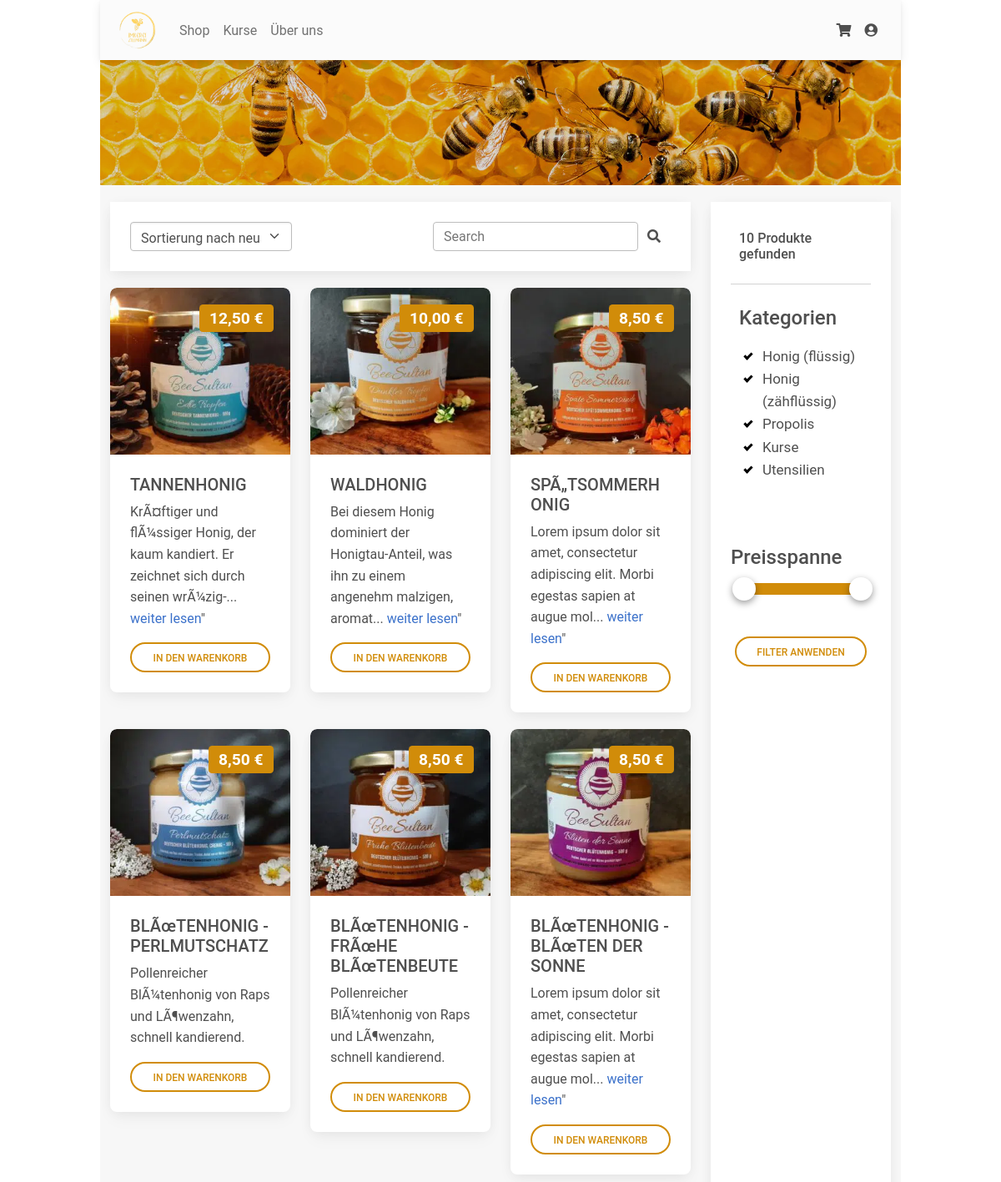
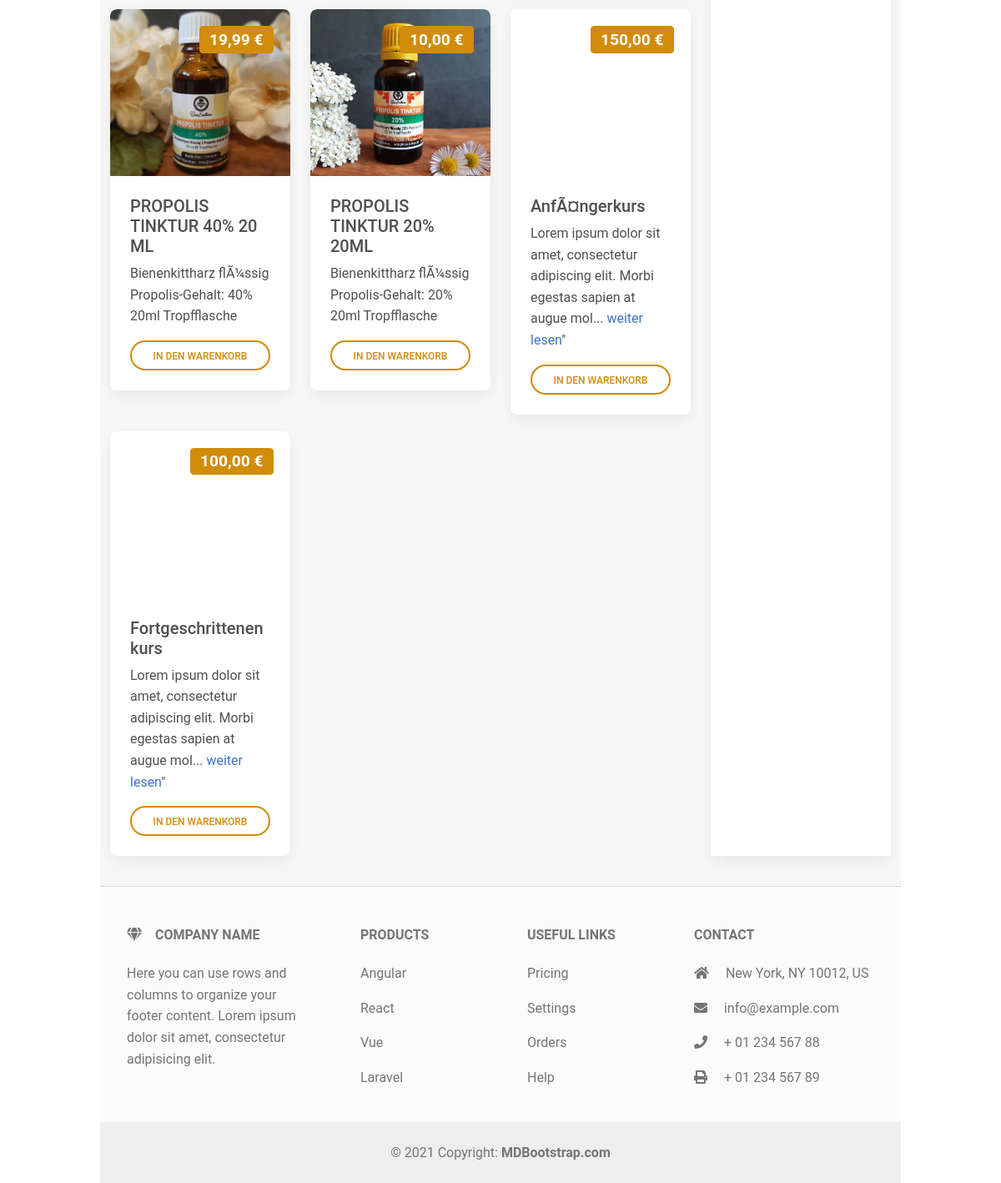
The page /shop on the database as committed earlier (2 pictures, top to bottom).
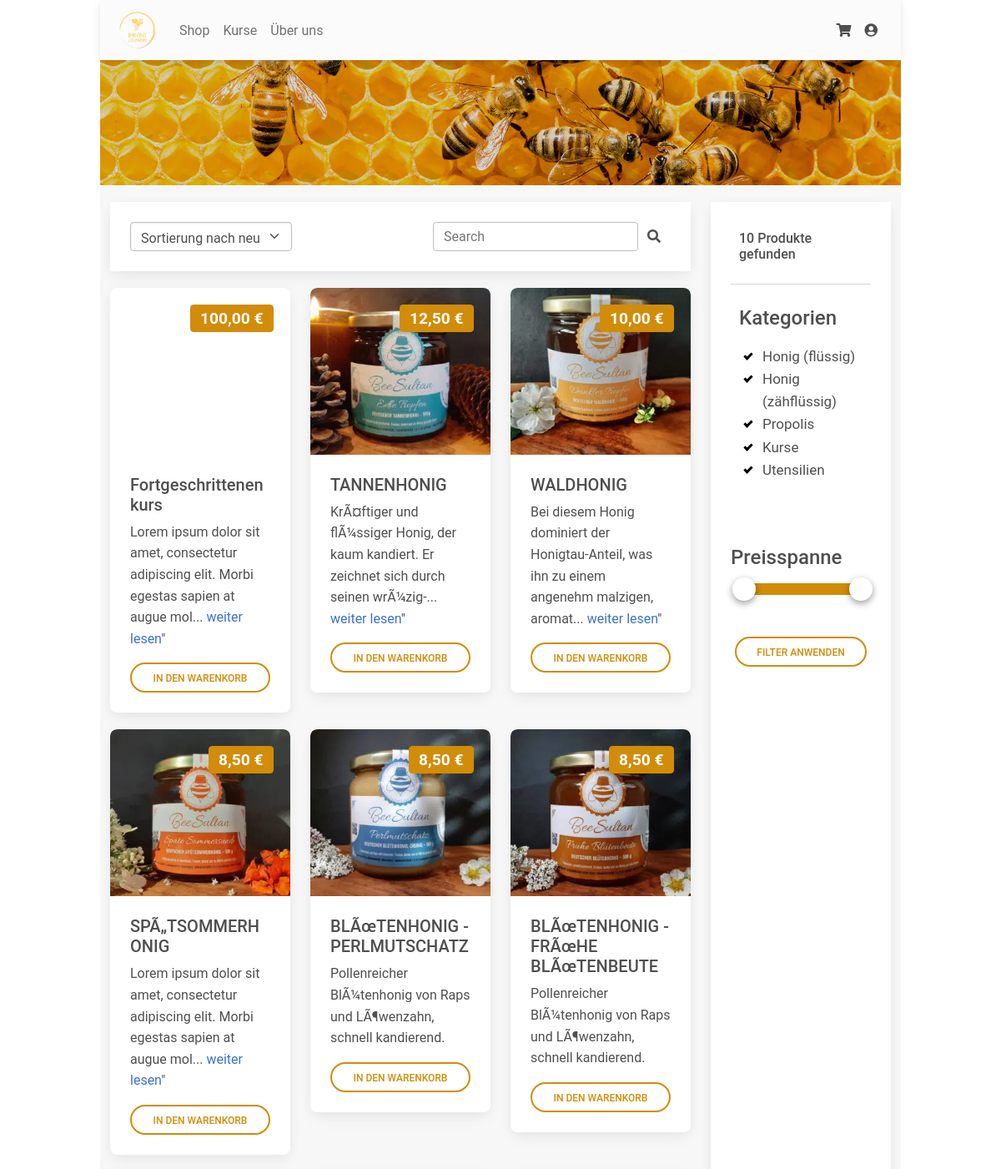
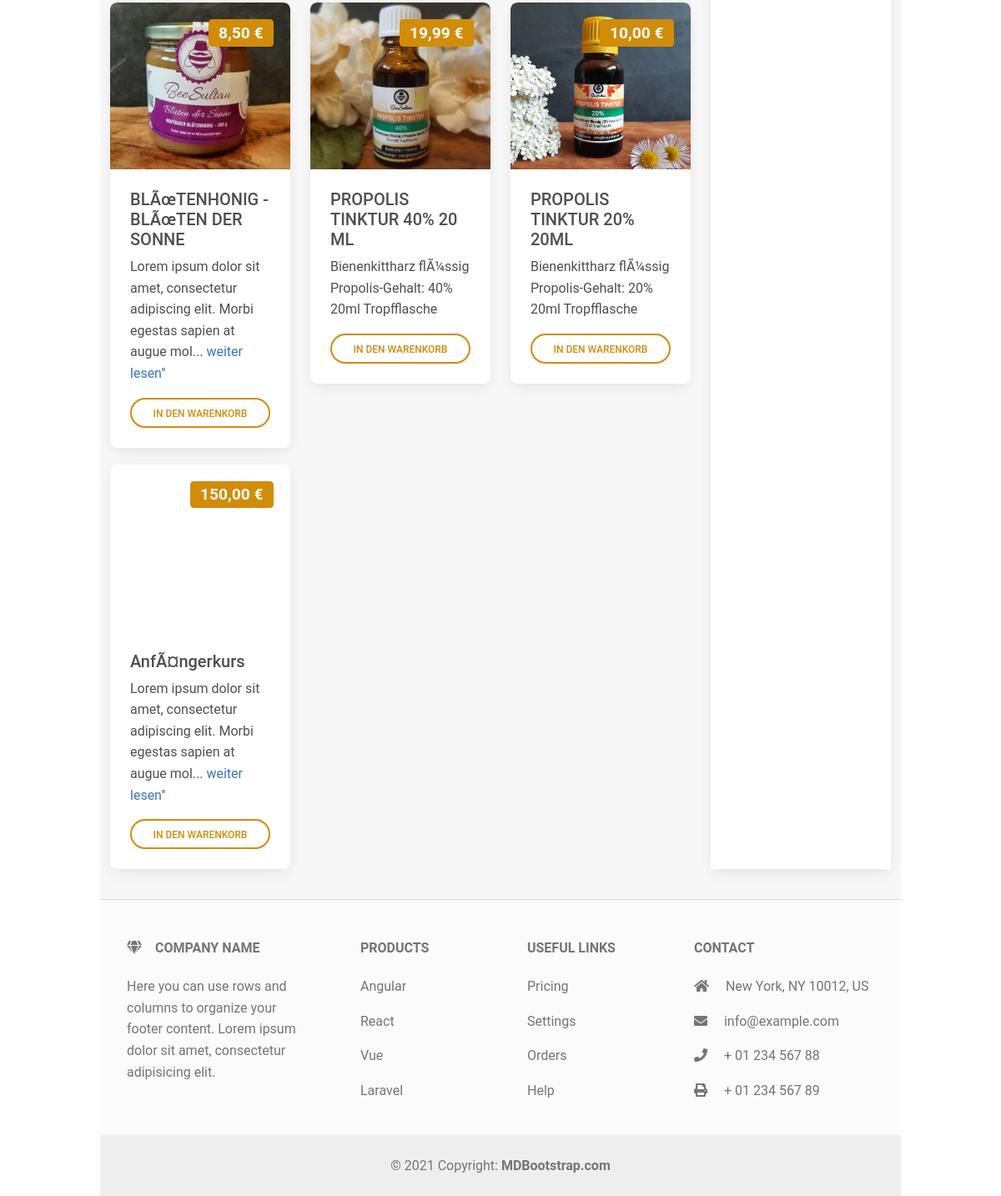
The same page on the database as committed later (2 pictures, top to bottom).
### tables this page shows
CREATE TABLE product (
          product_id INTEGER PRIMARY KEY,
          name VARCHAR(255),
          description VARCHAR(255),
          product_category_id INTEGER,
          quantity_g INTEGER,
          price REAL,
          amount_in_stock INTEGER,
          creation_timestamp TIMESTAMP NOT NULL DEFAULT CURRENT_TIMESTAMP,
          FOREIGN KEY(product_category_id) REFERENCES product_category(product_category_id)
        );

CREATE TABLE product_category (
          product_category_id INTEGER PRIMARY KEY,
          description VARCHAR(255)
        );

### app.py (the view)
@app.route('/shop')
def shop():
    order = request.args.get('orderBy', default="newest", type=str)  # newest, oldest, price_asc, price_desc
    search = request.args.get('search', default="", type=str)
    selected_categories = request.args.get('categories', default="", type=str)
    price = request.args.get('price', default="", type=str)
    highest_price = get_highest_product_price()
    min_value = 0
    max_value = highest_price
    if price != "":
        prices = price.split("+")
        min_value = int(prices[0])
        max_value = int(prices[1])
    silder_price_data = {
        "highest_price": highest_price,
        "min_value": min_value,
        "max_value": max_value,
        "min_value_percent": round(min_value / highest_price * 100),
        "max_value_percent": round(max_value / highest_price * 100)
    }
    products = get_products_filtered(order, min_value, max_value, selected_categories, search)
    categories = get_all_product_categories()
    return render_template("shop.html", products=products, categories=categories, orderBy=order,
                           search=search, selected_categories=selected_categories, silder_price_data=silder_price_data)

### database/_product.py (called while the page is built)
def get_highest_product_price():
    cur.execute("""
        SELECT MAX(price)
        From product;
    """)
    import math
    try:
        return math.ceil([row for row in cur][0][0])
    except:
        return 100

### database/_product_category.py (called while the page is built)
def get_all_product_categories() -> list:
    cur.execute("SELECT * FROM product_category")
    product_category_list = []
    for row in cur:
        product_category_list.append(dict(zip([c[0] for c in cur.description], row)))
    return product_category_list

### templates/shop.html (shortened to what this page needs)
{% extends "layout.html" %}
{% block body %}
<div style="margin: 0px">
    <div class="container">
        <div class="row">
            <div class="col-md">
                <div class="card" style="margin-bottom: 20px; margin-top: 20px; border-radius: 0">
                    <div class="card-body">
                        <div class="d-flex justify-content-between">
                            <select class="form-select" id="selectOrderBy" onchange="onOrderChange()" style="width: 30%; height: 35px">
                                <option value="newest" selected>Sortierung nach neuste</option>
                            </select>
                            <form class="d-flex input-group w-auto">
                                <input
                                    id="textbox_search"
                                    type="search"
                                    class="form-control rounded"
                                    placeholder="Search"
                                    aria-label="Search"
                                    aria-describedby="search-addon"
                                    />
                                <span class="input-group-text border-0" id="search-addon">
                                <i class="fas fa-search"
                                   onclick="onSearch()">
                                </i>
                                </span>
                            </form>
                        </div>
                    </div>
                </div>
                <div class="row">
                    {% for p in products %}
                    <div class="col-xl-4 col-md-6">
                        <div class="card" style="margin-bottom: 20px; min-height: 430px">
                            <div class="bg-image hover-overlay ripple" data-mdb-ripple-color="light">
                                <div class='p-5 text-center bg-image' style="background-image: url('./static/img/{{ p["product_id"] }}.webp'); height: 200px"/>
                                <div style='position:absolute; top: 0; right: 0; margin: 20px'>
                                    <span id="price_badge_{{ p['product_id'] }}" class='badge' style='background-color: #d18c09; float: right; font-size:larger'></span>
                                </div>
                            </div>
                        </div>
                        <div class="card-body">
                            <h5 class="card-title">{{ p["name"] }}</h5>
                            <p class="card-text">
                                {% if p["description"]|length > 90 %}
                                {{ p["description"][:90] }}... <a href="">weiter lesen</a>"
                                {% else %}
                                {{ p["description"] }}
                                {% endif %}
                            </p>
                            <a class='btn btn-outline-primary btn-rounded '
                               onclick="addProductToCart({{ p['product_id'] }}, 1)"
                               style='display: block; border-color: #d18c09; color: #d18c09'>
                                In den Warenkorb
                            </a>
                        </div>
                    </div>
                </div>
                {% endfor %}
        <div class="col-lg-3">
            <div style="height: 100%; padding-bottom: 20px; padding-top: 20px">
                <div class="card" style="height: 100%; border-radius: 0">
                    <div class="card-body">
                        <h6 style="padding: 10px">{{ products|length }} Produkte gefunden</h6>
                        <hr/>
                        <h4 style="padding: 10px">Kategorien</h4>
                        <div style="padding-left: 10px; padding-right: 10px">
                            {% for cat in categories %}
                                <label class="checkbox-container">
                                    {{ cat["description"] }}
                                    <span class="checkmark"></span>
                                </label>
                            {% endfor %}
                        </div>
                        <br/>
                        <br/>
                        {% include 'multislider.html' %}
                        <div style="padding-left: 5px; padding-right: 5px">
                            <a class='btn btn-outline-primary btn-rounded '
                               onclick="applyFilters()"
                               style='display: block; border-color: #d18c09; color: #d18c09; margin-top: 50px'>
                                Filter anwenden
                            </a>
                        </div>
                    </div>
                </div>
            </div>
        </div>
{% endblock %}

### templates/layout.html (shortened to what this page needs)
<!DOCTYPE html>
<html lang="en">
  <head>
    <link rel="stylesheet" href="https://use.fontawesome.com/releases/v5.4.1/css/all.css">
    <link rel="stylesheet" href="{{ url_for('static', filename='mdb5-free-standard/css/mdb.min.css' )}}">
    <link rel="stylesheet" href="{{ url_for('static', filename='mdb5-free-standard/css/checkbox.css' )}}">
    <link rel="stylesheet" href="{{ url_for('static', filename='mdb5-free-standard/css/multirange.css' )}}">
    <link rel="stylesheet" href="{{ url_for('static', filename='mdb5-free-standard/css/stepper.css' )}}">
    <link rel="stylesheet" href="{{ url_for('static', filename='mdb5-free-standard/css/styles.css' )}}">
    <link rel="stylesheet" href="{{ url_for('static', filename='simple-notify/simple-notify.min.css' )}}">
  </head>
  <body>
    <div class="main-page-padding page-background" style="height: 100%">
      {% include 'nav.html' %}
      {% block body %}{% endblock %}
      {% include 'footer.html' %}
  </body>
</html>

### templates/nav.html (shortened to what this page needs)
<nav class="navbar navbar-expand-lg navbar-light sticky-top bg-light" style="background-color: #e8cc2a">
  <div class="container-fluid">
    <div class="collapse navbar-collapse" id="navbarSupportedContent">
      <a class="navbar-brand mt-2 mt-lg-0" href="#">
        <img
          src="{{ url_for('static', filename='img/logo_transparent.png' )}}"
          height="45"
          alt="Imkerei Zillmann Logo"
          style="margin-left: 10px"
          loading="lazy"/>
      </a>
      <ul class="navbar-nav me-auto mb-2 mb-lg-0">
        <li class="nav-item">
          <a class="nav-link" href="/">Shop</a>
        </li>
        <li class="nav-item">
          <a class="nav-link" href="#">Kurse</a>
        </li>
        <li class="nav-item">
          <a class="nav-link" href="/about">Über uns</a>
        </li>
      </ul>
    </div>
    <div class="d-flex align-items-center">
      <a class="text-reset me-3" href="/cart">
        <i class="fas fa-shopping-cart"></i>
      </a>
      <div class="dropdown">
        <a
          class="text-reset me-3 dropdown-toggle hidden-arrow"
          href="#"
          id="navbarDropdownMenuLink"
          role="button"
          data-mdb-toggle="dropdown"
          aria-expanded="false">
          <i class="fas fa-user-circle"></i>
        </a>
      </div>
    </div>
  </div>
</nav>
<div class="p-5 text-center bg-image" style="background-image: url('./static/img/main_title_image.webp'); height: 150px">
    <div class="mask" style="background-color: rgba(0, 0, 0, 0.15);">
        <div class="d-flex justify-content-center align-items-center h-100">
        </div>
    </div>
</div>

### templates/multislider.html (shortened to what this page needs)
<div>
    <h4 class="label-heading">Preisspanne</h4>
    <div>
        <div slider id="slider-distance">
            <div>
                <div range style="left:{{ silder_price_data['min_value_percent'] }}%;right:{{ 100 - silder_price_data['max_value_percent'] }}%;"></div>
                <span thumb style="left:{{ silder_price_data['min_value_percent'] }}%;"></span>
                <span thumb style="left:{{ silder_price_data['max_value_percent'] }}%;"></span>
            </div>
        </div>
    </div>
</div>

### templates/footer.html
<footer class="text-center text-lg-start bg-light text-muted" style="width: 100%">
  <hr/>
  <section class="">
    <div class="container text-center text-md-start mt-5">
      <div class="row mt-3">
        <div class="col-md-3 col-lg-4 col-xl-3 mx-auto mb-4">
          <h6 class="text-uppercase fw-bold mb-4">
            <i class="fas fa-gem me-3"></i>Company name
          </h6>
          <p>
            Here you can use rows and columns to organize your footer content. Lorem ipsum
            dolor sit amet, consectetur adipisicing elit.
          </p>
        </div>
        <div class="col-md-2 col-lg-2 col-xl-2 mx-auto mb-4">
          <h6 class="text-uppercase fw-bold mb-4">
            Products
          </h6>
          <p>
            <a href="#!" class="text-reset">Angular</a>
          </p>
          <p>
            <a href="#!" class="text-reset">React</a>
          </p>
          <p>
            <a href="#!" class="text-reset">Vue</a>
          </p>
          <p>
            <a href="#!" class="text-reset">Laravel</a>
          </p>
        </div>
        <div class="col-md-3 col-lg-2 col-xl-2 mx-auto mb-4">
          <h6 class="text-uppercase fw-bold mb-4">
            Useful links
          </h6>
          <p>
            <a href="#!" class="text-reset">Pricing</a>
          </p>
          <p>
            <a href="#!" class="text-reset">Settings</a>
          </p>
          <p>
            <a href="#!" class="text-reset">Orders</a>
          </p>
          <p>
            <a href="#!" class="text-reset">Help</a>
          </p>
        </div>
        <div class="col-md-4 col-lg-3 col-xl-3 mx-auto mb-md-0 mb-4">
          <h6 class="text-uppercase fw-bold mb-4">Contact</h6>
          <p><i class="fas fa-home me-3"></i> New York, NY 10012, US</p>
          <p>
            <i class="fas fa-envelope me-3"></i>
            info@example.com
          </p>
          <p><i class="fas fa-phone me-3"></i> + 01 234 567 88</p>
          <p><i class="fas fa-print me-3"></i> + 01 234 567 89</p>
        </div>
      </div>
    </div>
  </section>
  <div class="text-center p-4" style="background-color: rgba(0, 0, 0, 0.05);">
    © 2021 Copyright:
    <a class="text-reset fw-bold" href="https://mdbootstrap.com/">MDBootstrap.com</a>
  </div>
</footer>

### static/mdb5-free-standard/css/checkbox.css (style rules this page uses)
.checkbox-container { display: block; position: relative; padding-left: 28px; cursor: pointer; font-size: 17px; -webkit-user-select: none; -moz-user-select: none; -ms-user-select: none; user-select: none; }
.checkmark { position: absolute; top: 2px; left: 0; height: 20px; width: 20px; }
.checkmark:after { content: ""; position: absolute; display: none; }
.checkbox-container input:checked ~ .checkmark:after { display: block; }
.checkbox-container .checkmark:after { left: 8px; top: 5px; width: 6px; height: 10px; border: solid black; border-width: 0 3px 3px 0; -webkit-transform: rotate(45deg); -ms-transform: rotate(45deg); transform: rotate(45deg); }

### static/mdb5-free-standard/css/multirange.css (style rules this page uses)
.label-heading { position: absolute }
[slider] { position: relative; height: 14px; border-radius: 10px; text-align: left; margin: 45px 0 10px 0; }
[slider] > div { position: absolute; left: 13px; right: 15px; height: 14px; }
[slider] > div > [range] { position: absolute; left: 0; height: 14px; border-radius: 14px; background-color: #d18c09; }
[slider] > div > [thumb] { position: absolute; top: -7px; z-index: 2; height: 28px; width: 28px; text-align: left; margin-left: -11px; cursor: pointer; box-shadow: 0 3px 8px rgba(0, 0, 0, 0.4); background-color: #FFF; border-radius: 50%; outline: none; }

### static/mdb5-free-standard/css/styles.css (style rules this page uses)
.main-page-padding { margin-left: 0; margin-right: 0 }
.page-background { background-color: #f7f7f7 }
@media screen and (min-width: 992px) { .main-page-padding { margin-left: 10%; margin-right: 10% } }

Rows that differ between the two databases and show on the page:
changed product "Fortgeschrittenenkurs": moves up the list
